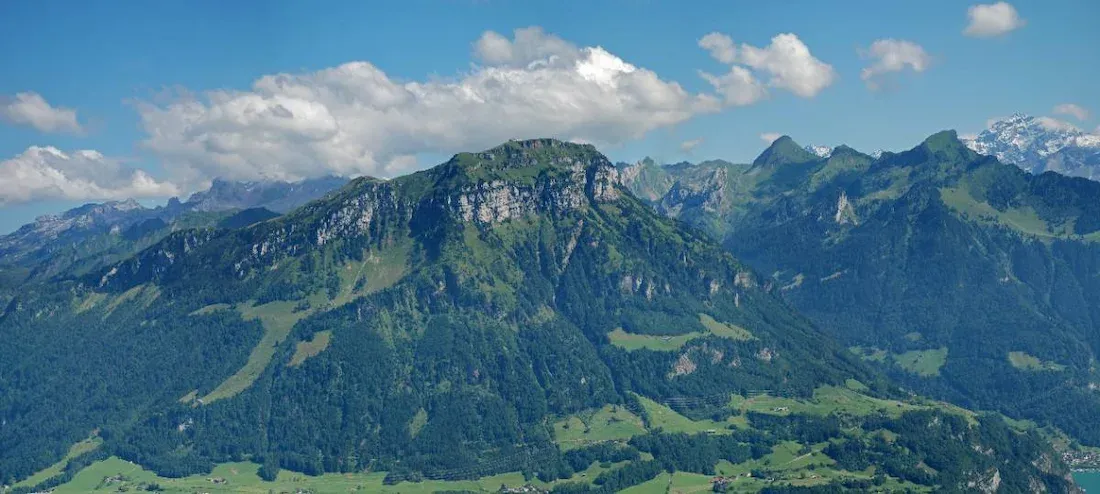
#> input picture Sample_CV.webp, 1100 x 494 px
$ jupyter execute 3-OpenCV.ipynb
#> lines starting #> are read from the running program, lines starting #| are printed output that depends on the picture
# **OpenCV Library**

[cell 1]
import cv2
import numpy as np
import matplotlib.pyplot as plt
import os

[cell 2]
image_path = 'Sample_CV.webp'

[cell 3]
img = cv2.imread(image_path)
#> img is the input picture: shape (494, 1100, 3); mean B, G, R 139.5, 117.2, 77

[cell 4]
img_rgb = cv2.cvtColor(img, cv2.COLOR_BGR2RGB)

img_gray = cv2.cvtColor(img, cv2.COLOR_BGR2GRAY)
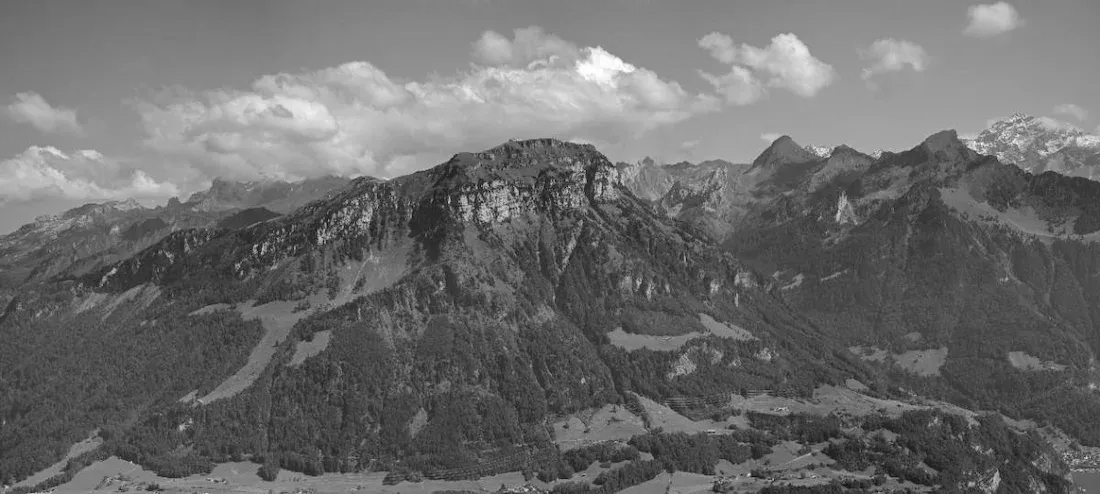
#> img_gray: shape (494, 1100); min 6, max 255, mean 107.7

[cell 5]
plt.figure(figsize=(12, 5))

plt.subplot(1, 2, 1)
plt.imshow(img_rgb)
plt.title("Original Image (RGB)")
plt.axis("off")

plt.subplot(1, 2, 2)
plt.imshow(img_gray, cmap='gray')
plt.title("Grayscale Image")
plt.axis("off")

plt.tight_layout()
plt.show()
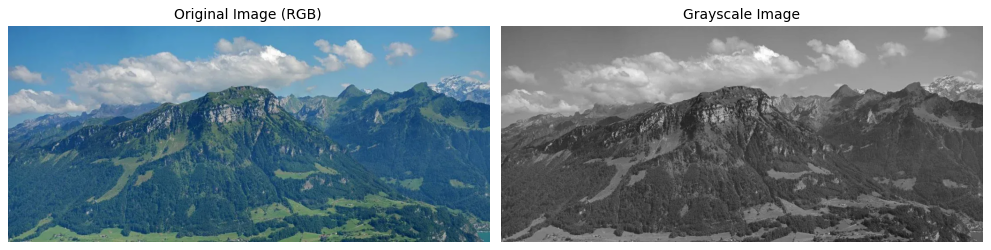
#> figure drawn by matplotlib, 2 panels
